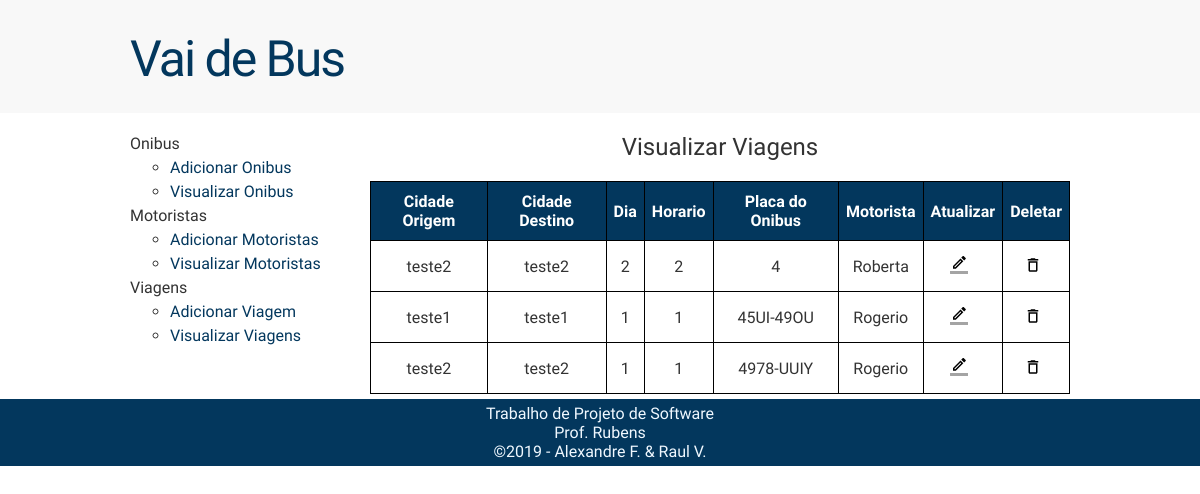
/admin/controlPanel/selectViagem, run on the app's committed database.
### tables this page shows
CREATE TABLE viagens 	(numViagem INTEGER NOT NULL PRIMARY KEY AUTOINCREMENT,
						onibusPlaca TEXT UNIQUE NOT NULL,
						motoristaViagem TEXT NOT NULL,
						diaViagem TEXT NOT NULL,
						horario TEXT NOT NULL,
						cidadeOrigem TEXT NOT NULL,
						cidadeDestino TEXT NOT NULL);

### admin.py (the view)
	@app.route ("/admin/controlPanel/selectViagem", methods=["GET", "POST",])
	def selectViagem ():
		if request.method  == "GET":
			return render_template ("selectViagem.html", dataViagens = dbSelectAllViagens ())

### database.py (called while the page is built)
def dbSelectAllViagens ():
	connection = sqlite3.connect ("CompOnibus.db")
	cursor = connection.cursor ()
	command = """
	SELECT cidadeOrigem, cidadeDestino, diaViagem, horario, onibusPlaca, motoristaViagem, numViagem
	FROM viagens"""
	cursor.execute (command)
	data = cursor.fetchall ()
	connection.close ()
	return data

### templates/selectViagem.html
{% extends "baseAdmin.html" %}
{% block style %}
<link rel="stylesheet" type="text/css" href="{{ url_for('static', filename='css/styleAdminSelect.css') }}">
{% endblock %}
{% block content %}
    <div class="visualizeBox">
        <h2 class="tituloViagem">Visualizar Viagens</h2>
        <table>
        	<tr>
        		<th>Cidade Origem</th>
        		<th>Cidade Destino</th>
                <th>Dia</th>
        		<th>Horario</th>
        		<th>Placa do Onibus</th>
        		<th>Motorista</th>
                <th>Atualizar</th>
                <th>Deletar</th>
        	</tr>
        	{% for item in dataViagens %}
        		<tr>
        			{% for count in range (6) %}
        				<td> {{item[count]}} </td>
        			{% endfor %}
                    <form action= "{{ url_for('updateViagem') }}" method="POST">
                        <td class="button"> <button type="submit" class="botao atualizar" name="atualizar" value={{ item[6] }}></button></td>
                    </form>
                    <form action= "{{ url_for('deleteViagem') }}" method="POST">
                        <td class="button"> <button type="submit" class="botao deletar" name="deletar" value={{ item[6] }}></button></td>
                    </form>
        		</tr>
        	{% endfor %}
        </table>
    </div>
{% endblock %}

### static/css/styleAdmin.css (style rules this page uses)
body { font-family: 'Ubuntu', sans-serif; color: #333; }
h1, h2, h3, h4, h5, h6 { font-weight: 500; margin: 15px 0 20px 0; }
input.botao, button.botao { background: #03375d; padding: 5px 10px; border-radius: 3px; color: #ebebeb; cursor: pointer; margin: 5px 0; display: inline-block; border: none; }

### static/css/styleAdminSelect.css (style rules this page uses)
table, th, td { border: 1px solid black; border-collapse: collapse; }
th, td { padding: 10px 7px; text-align: center; }
table th { background-color: #03375D; color: white; }
h2 { text-align: center; }
button { position: relative; width: 25px; height: 20px; }
.deletar { background: url(/static/img/Delete18dp.png) no-repeat !important; }
.atualizar { background: url(/static/img/Update18dp.png) no-repeat !important; }

### data on the page
viagens: cidadeOrigem "teste2" "teste2" "2" "2" "4" "Roberta"
viagens: cidadeOrigem "teste1" "teste1" "1" "1" "45UI-49OU" "Rogerio"
viagens: cidadeOrigem "teste2" "teste2" "1" "1" "4978-UUIY" "Rogerio"
